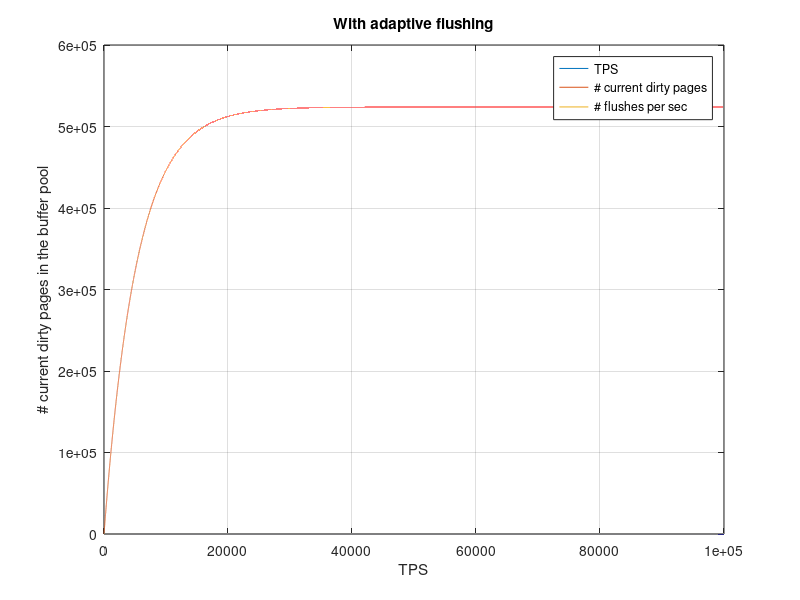

This chart was generated by the following MATLAB code:
% Copyright 2013 Barzan Mozafari
%
% Licensed under the Apache License, Version 2.0 (the "License");
% you may not use this file except in compliance with the License.
% You may obtain a copy of the License at
%
%     http://www.apache.org/licenses/LICENSE-2.0
%
% Unless required by applicable law or agreed to in writing, software
% distributed under the License is distributed on an "AS IS" BASIS,
% WITHOUT WARRANTIES OR CONDITIONS OF ANY KIND, either express or implied.
% See the License for the specific language governing permissions and
% limitations under the License.

D=524300; % according to MySQL itself!
log_capacity = 1800*1024;
logRecordConstant = 15;
TPS=1:1:100000;
TPS(:) = 100;
cumTPS=cumsum(TPS);

existingDirtyPages=zeros(1,length(TPS));
existingDirtyPages(1)=D-D*(1-1/D)^cumTPS(1);
for i=2:length(TPS)
    existingDirtyPages(i) = D-D*(1-1/D)^cumTPS(i) - existingDirtyPages(i-1)*TPS(i-1)*logRecordConstant/log_capacity;
end
flushingRate=existingDirtyPages.*TPS * logRecordConstant / log_capacity;


%required_flush_rate = (cumDirtyPages .* TPS) / log_capacity%
%desired_flush_rate = (cumDirtyPages .* TPS) / log_capacity - LRU_flush_rate;


close all
figure
%subplot(3,3,1);
plot([TPS' existingDirtyPages' flushingRate']);
legend('TPS','# current dirty pages','# flushes per sec');
xlabel('TPS');
ylabel('# current dirty pages in the buffer pool');
title('With adaptive flushing');
grid on;
